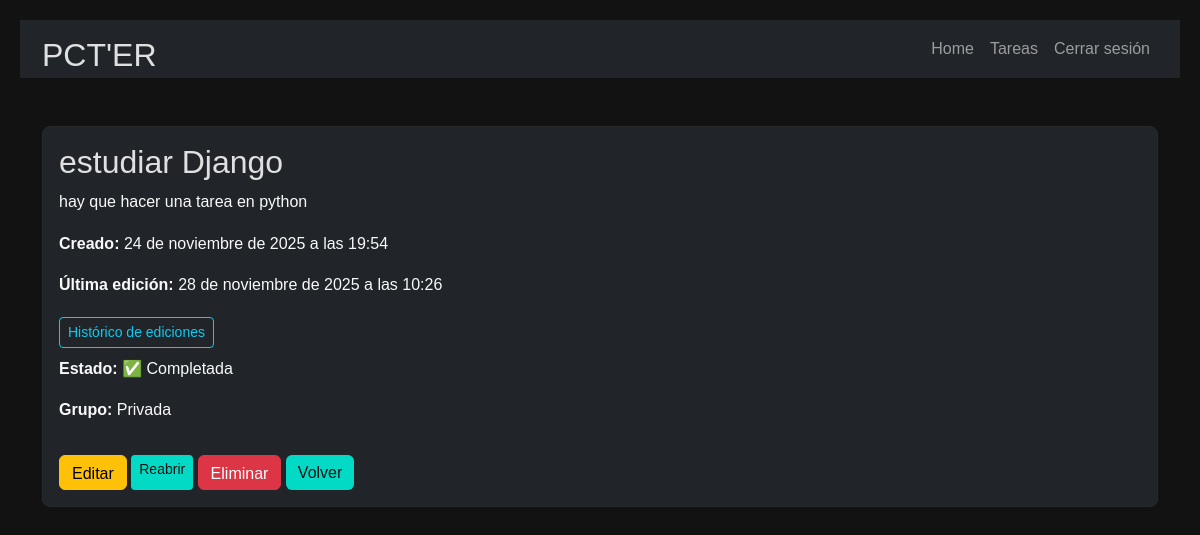
The page /todoer/1/ (signed in) on the database its author committed.
### todoer/models.py (models this page shows, shortened)
class Task(models.Model):
    title = models.CharField(max_length=200)
    description = models.TextField(blank=True)
    completed = models.BooleanField(default=False)
    owner = models.ForeignKey(User, on_delete=models.CASCADE, related_name="tasks")
    group = models.ForeignKey(Group, on_delete=models.CASCADE, null=True, blank=True, related_name="tasks")
    created_at = models.DateTimeField(auto_now_add=True)
    updated_at = models.DateTimeField(auto_now=True)  # 👈 cuándo se modificó
    last_edited_by = models.ForeignKey(
        User,
        on_delete=models.SET_NULL,
        null=True,
        blank=True,
        related_name="edited_tasks"  # 👈 quién lo modificó
    )
    def can_view(self, user: User) -> bool:
        if self.group:
            return user in self.group.user_set.all()
        return user == self.owner

### todoer/views.py (the view)
# urls.py: path("<int:task_id>/", views.task_detail, name="task_detail"),
def task_detail(request, task_id):
    task = get_object_or_404(Task, id=task_id)
    content_type = ContentType.objects.get_for_model(Task)
    history = LogEntry.objects.filter(
        content_type=content_type,
        object_id=task.id
    ).order_by("-action_time")
    if not task.can_view(request.user):
        return redirect("todoer:task_list")
    for entry in history:
        try:
            entry.parsed_message = json.loads(entry.change_message)
        except Exception:
            entry.parsed_message = entry.change_message
    return render(request, "todoer/task_detail.html", {
        "task": task,
        "history": history
        })

### todoer/templates/todoer/task_detail.html (shortened to what this page needs)
{% extends 'todoer/layouts/base.html' %}
{% block content %}
<main class="container py-5">
    <section class="card card-body bg-dark text-light">
        <h2>{{ task.title }}</h2>
        <p>{{ task.description }}</p>
        <p><strong>Creado:</strong> {{ task.created_at }}</p>
        <p><strong>Última edición:</strong> {{ task.updated_at }}</p>
        <h3>
            <button class="btn btn-outline-info btn-sm" type="button" data-bs-toggle="collapse"
                data-bs-target="#historyCollapse" aria-expanded="false" aria-controls="historyCollapse">
                Histórico de ediciones
            </button>
        </h3>
        <p><strong>Estado:</strong>
            {% if task.completed %} ✅ Completada {% else %} ⏳ Pendiente {% endif %}
        </p>
        <p><strong>Grupo:</strong>
            {% if task.group %} {{ task.group.name }} {% else %} Privada {% endif %}
        </p>
        <div class="mt-3">
            <a href="{% url 'todoer:edit_task' task.id %}" class="btn btn-warning">Editar</a>
            <a href="{% url 'todoer:toggle_task_completed' task.id %}"
                class="btn btn-sm {% if task.completed %}btn-secondary{% else %}btn-success{% endif %}">
                {% if task.completed %}Reabrir{% else %}Completar{% endif %}
            </a>
            <a href="{% url 'todoer:delete_task' task.id %}" class="btn btn-danger"
                onclick="return confirm('¿Seguro que deseas eliminar esta tarea?');">
                Eliminar
            </a>
            <a href="{% url 'todoer:task_list' %}" class="btn btn-secondary">Volver</a>
        </div>
    </section>
</main>
{% endblock %}

### loger/static/css/style.css (style rules this page uses)
* { margin: 0; padding: 0; box-sizing: border-box; }
body { background-color: #121212; color: #E0E0E0; font-family: 'Arial', sans-serif; line-height: 1.6; padding: 20px; }
a { color: #bb86fc; text-decoration: none; }
div > a { height: 35px; }
button { background-color: #1f1f1f; color: #E0E0E0; border: 1px solid #bb86fc; padding: 10px 15px; cursor: pointer; transition: background 0.3s; }
body { background-color: #121212; color: #E0E0E0; font-family: 'Arial', sans-serif; }
.card { background-color: #1E1E1E; border: 1px solid #292929; color: #B0B0B0; border-radius: 8px; transition: transform 0.3s ease, box-shadow 0.3s ease; }
h1, h2, h3 { color: #E0E0E0; }
.btn-secondary { background-color: #03DAC5; color: #121212; border: none; }

### rows shown on the page
Task: title "estudiar Django", description "hay que hacer una tarea en python", created_at "24 de noviembre de 2025 a las 19:54", updated_at "28 de noviembre de 2025 a las 10:26"
